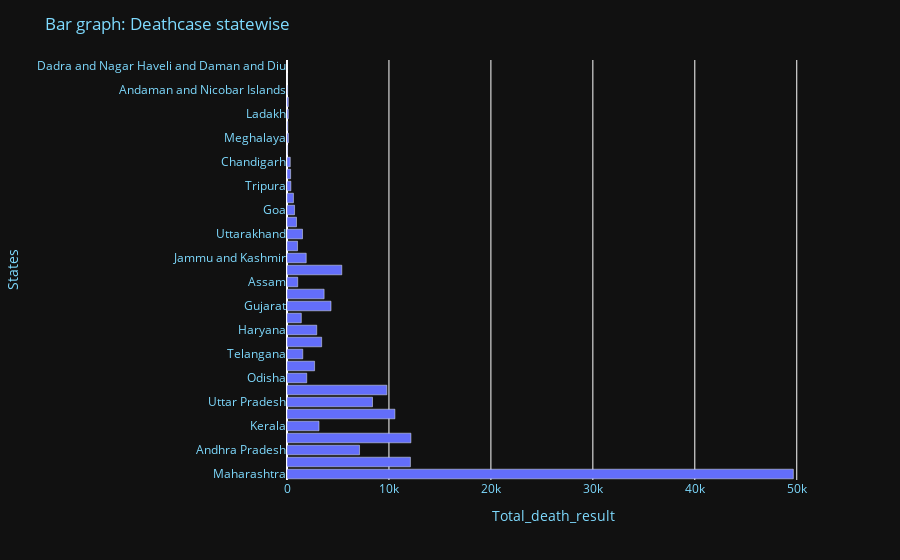

The cell this chart's notebook holds for it:
### Markdown cell above
# Totoal Death cases statewise

### Code cell
death_result=[]
for i in in_states:
    death_result.append(int(d1[d1['state']==i]['deaths']))
    
#death_result.sort()
#death_result,len(death_result)

mydf=pd.DataFrame({'States':in_states,'Total_death_result':death_result})

fig2= pe.bar(mydf, x='Total_death_result', y='States') #animation_frame='Frequency')
fig2.update_layout(title_text='Bar graph: Deathcase statewise',
                   plot_bgcolor='#111111',
                  paper_bgcolor='#111111',
                  font_color='#7FDBFF')

fig2.show()

### Figure 1 — Plotly figure (JSON) as saved in the notebook; plotly's stock layout.template omitted (floating-point values rounded to 4 significant figures)
{"data": [{"alignmentgroup": "True", "hovertemplate": "Total_death_result=%{x}<br>States=%{y}<extra></extra>", "legendgroup": "", "marker": {"color": "#636efa"}, "name": "", "offsetgroup": "", "orientation": "h", "showlegend": false, "textposition": "auto", "type": "bar", "x": [49666, 12107, 7115, 12156, 3142, 10585, 8387, 9792, 1936, 2705, 1549, 3400, 2917, 1405, 4318, 3641, 1052, 5376, 1886, 1035, 1522, 932, 741, 633, 382, 357, 320, 56, 139, 79, 127, 129, 62, 8, 2], "xaxis": "x", "y": ["Maharashtra", "Karnataka", "Andhra Pradesh", "Tamil Nadu", "Kerala", "Delhi", "Uttar Pradesh", "West Bengal", "Odisha", "Rajasthan", "Telangana", "Chhattisgarh", "Haryana", "Bihar", "Gujarat", "Madhya Pradesh", "Assam", "Punjab", "Jammu and Kashmir", "Jharkhand", "Uttarakhand", "Himachal Pradesh", "Goa", "Puducherry", "Tripura", "Manipur", "Chandigarh", "Arunachal Pradesh", "Meghalaya", "Nagaland", "Ladakh", "Sikkim", "Andaman and Nicobar Islands", "Mizoram", "Dadra and Nagar Haveli and Daman and Diu"], "yaxis": "y"}], "layout": {"barmode": "relative", "font": {"color": "#7FDBFF"}, "legend": {"tracegroupgap": 0}, "margin": {"t": 60}, "paper_bgcolor": "#111111", "plot_bgcolor": "#111111", "title": {"text": "Bar graph: Deathcase statewise"}, "xaxis": {"anchor": "y", "domain": [0, 1], "title": {"text": "Total_death_result"}}, "yaxis": {"anchor": "x", "domain": [0, 1], "title": {"text": "States"}}}}
